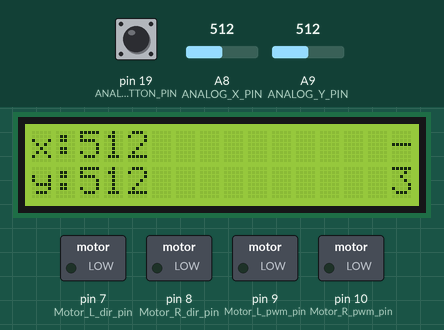
Simulated run of this sketch. Board: Arduino Mega 2560, built with avr-gcc and run on an emulated ATmega2560. On the bench: 16×2 character LCD, switched loads named in the sketch (green lamp = pin HIGH). Inputs (shaded band) come from the test bench; at power-on: pin 19 (ANALOG_BUTTON_PIN) HIGH, A9 (ANALOG_Y_PIN) = 512, A8 (ANALOG_X_PIN) = 512. What the sketch prints to the serial monitor is not drawn.

Above: at 1.2 s.
1.3 s: pin 19 (ANALOG_BUTTON_PIN) pulled LOW for 0.25 s
At 2.8 s:
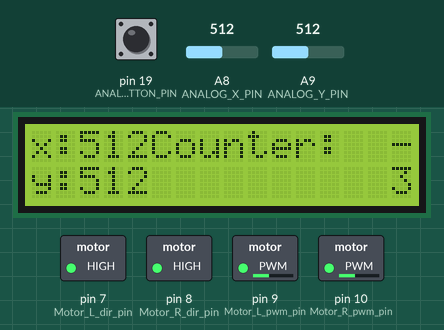
4.5 s: pin 19 (ANALOG_BUTTON_PIN) pulled LOW for 1 s
At 4.9 s:
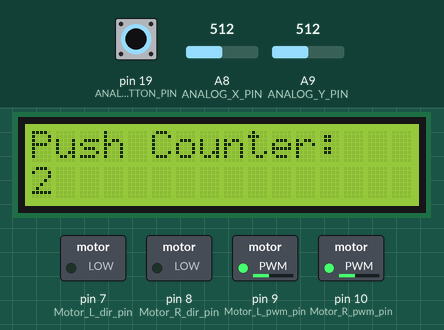
8.5 s: A9 (ANALOG_Y_PIN) set to 716
At 10.7 s:
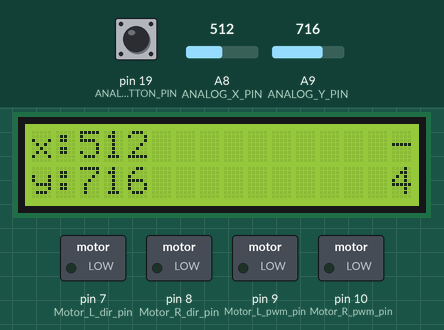
11.2 s: A8 (ANALOG_X_PIN) set to 716
At 12.5 s:
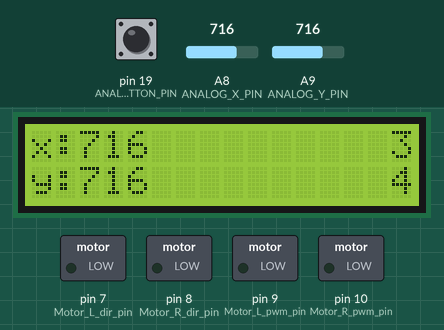
12.8 s: A8 (ANALOG_X_PIN) set to 306
At 14.0 s:
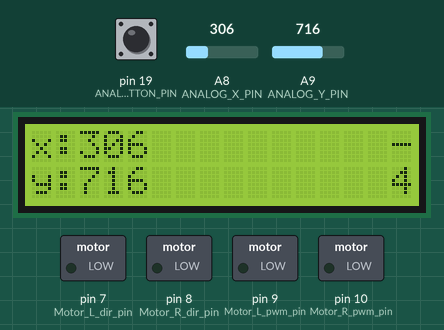
15.8 s: pin 19 (ANALOG_BUTTON_PIN) pulled LOW for 0.25 s
At 17.2 s:
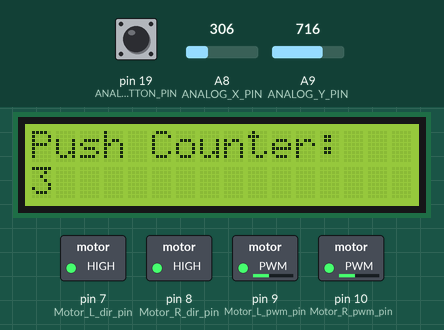
Timing chart, 0 to 20.0 s (numbered marks = the images above; inputs shaded):
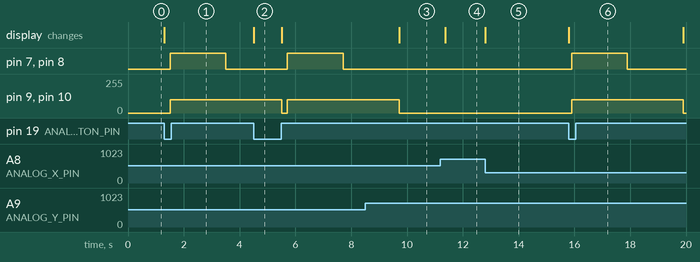

Measured:
- after the input at 1.3 s, pin 7 (Motor_L_dir_pin), pin 8 (Motor_R_dir_pin): LOW → HIGH after 0.21 s, → LOW 2.0 s later; pin 9 (Motor_L_pwm_pin), pin 10 (Motor_R_pwm_pin): 0/255 → 100/255 after 0.21 s; the display: changes at once (image 1)
- after the input at 4.5 s, pin 7 (Motor_L_dir_pin), pin 8 (Motor_R_dir_pin): LOW → HIGH after 1.2 s, → LOW 2.0 s later; the display: changes at once (image 2)
- after the input at 8.5 s, the display: changes after 1.2 s (image 3)
- after the input at 11.2 s, the display: changes after 0.17 s (image 4)
- after the input at 12.8 s, the display: changes at once (image 5)
- after the input at 15.8 s, pin 7 (Motor_L_dir_pin), pin 8 (Motor_R_dir_pin): LOW → HIGH after 0.10 s, → LOW 2.0 s later; pin 9 (Motor_L_pwm_pin), pin 10 (Motor_R_pwm_pin): 0/255 → 100/255 after 0.10 s, → 0/255 4.0 s later; the display: changes at once (image 6)

The sketch:

Week38.ino
```cpp
#include <LiquidCrystal.h>

// Motor pins
#define Motor_forward   0
#define Motor_return    1
#define Motor_L_dir_pin 7
#define Motor_R_dir_pin 8
#define Motor_L_pwm_pin 9
#define Motor_R_pwm_pin 10

// Joystick pins
#define ANALOG_X_PIN A8
#define ANALOG_Y_PIN A9
#define ANALOG_BUTTON_PIN 19


int pressCount = 0;
volatile unsigned long lastInterruptTime = 0;

struct Button {
  bool pressed = false;
};

struct Joystick {
  int x = 0;
  int y = 0;
  Button button;
};

int maxX[] = {0,522,1023};
int maxY[] = {0,494,1023};
volatile bool buttonPressedFlag = false;  // ISR sets this

// LCD
const int rs = 37, en = 36, d4 = 35, d5 = 34, d6 = 33, d7 = 32;
LiquidCrystal lcd(rs, en, d4, d5, d6, d7);

void setup() {
  lcd.begin(16, 2);

  pinMode(ANALOG_BUTTON_PIN, INPUT_PULLUP);
  attachInterrupt(digitalPinToInterrupt(ANALOG_BUTTON_PIN), joyPressed, FALLING);

  pinMode(Motor_L_dir_pin, OUTPUT);
  pinMode(Motor_R_dir_pin, OUTPUT);
  pinMode(Motor_L_pwm_pin, OUTPUT);
  pinMode(Motor_R_pwm_pin, OUTPUT);

  Serial.begin(9600);
}

void loop() {
  // Check button press flag
  if (buttonPressedFlag) {
    buttonPressedFlag = false;  // reset flag
    runMotors();
  }

  Joystick joystick;

  joystick.x = analogRead(ANALOG_X_PIN);
  joystick.y = analogRead(ANALOG_Y_PIN);
  int* joyPercents = joystickPercentages(joystick.x, joystick.y);


  // Update LCD
  lcd.clear();
  lcd.setCursor(0, 0);
  lcd.print("x:");
  lcd.print(joystick.x);
  lcd.setCursor(15, 0);
  lcd.print(joyPercents[0]);
  lcd.print("%");

  lcd.setCursor(0, 1);
  lcd.print("y:");
  lcd.print(joystick.y);
  lcd.setCursor(15, 1);
  lcd.print(joyPercents[1]);
  lcd.print("%");

  // Debug output
  Serial.print("X: ");
  Serial.println(joystick.x);

  Serial.print("Y: ");
  Serial.println(joystick.y);

  if (joystick.button.pressed) {
    Serial.println("Button pressed");
  } else {
    Serial.println("Button not pressed");
  }

  delay(200);
}

// -------- Functions --------

int readAnalogAxisLevel(int pin) {
  return map(analogRead(pin), 0, 1023, 0, 255);
}

bool isAnalogButtonPressed(int pin) {
  return digitalRead(pin) == LOW;
}

int* joystickPercentages(int x, int y){
  int xDifferece = x-maxX[1];
  int yDifferece = y-maxY[1];


  static int joystickPercentageValues[2]; // must be static to return pointer

  if(xDifferece > 0){
    joystickPercentageValues[0] = (int)(100.0 * xDifferece / (maxX[2]-maxX[1]));
}else{
    joystickPercentageValues[0] = (int)(100.0 * xDifferece / (maxX[1]-maxX[0]));
}

if(yDifferece > 0){
    joystickPercentageValues[1] = (int)(100.0 * yDifferece / (maxY[2]-maxY[1]));
}else{
    joystickPercentageValues[1] = (int)(100.0 * yDifferece / (maxY[1]-maxY[0]));
}


  return joystickPercentageValues;
}

// ISR
void joyPressed(){
  unsigned long interruptTime = millis();
  if (interruptTime - lastInterruptTime > 200) {
    pressCount++;
    Serial.println(pressCount);
    lastInterruptTime = interruptTime;
    lcd.clear();
    lcd.setCursor(0, 0);
    lcd.print("Push Counter:");
    lcd.setCursor(0, 1);
    lcd.print(pressCount);
    buttonPressedFlag = true;
  }
}


void runMotors() {


  // Motor backward
  digitalWrite(Motor_R_dir_pin, Motor_return);
  digitalWrite(Motor_L_dir_pin, Motor_return);
  analogWrite(Motor_R_pwm_pin, 100);
  analogWrite(Motor_L_pwm_pin, 100);
  delay(2000);

  // Motor forward
  digitalWrite(Motor_R_dir_pin, Motor_forward);
  digitalWrite(Motor_L_dir_pin, Motor_forward);
  analogWrite(Motor_R_pwm_pin, 100);
  analogWrite(Motor_L_pwm_pin, 100);
  delay(2000);

  // Stop motors
  analogWrite(Motor_R_pwm_pin, 0);
  analogWrite(Motor_L_pwm_pin, 0);


}
```
